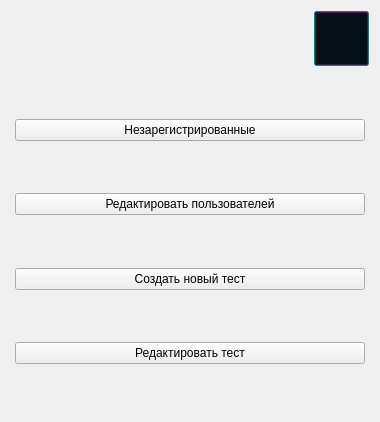
<?xml version="1.0" encoding="UTF-8"?>
<ui version="4.0">
 <class>Admin</class>
 <widget class="QDialog" name="Admin">
  <property name="geometry">
   <rect>
    <x>0</x>
    <y>0</y>
    <width>380</width>
    <height>422</height>
   </rect>
  </property>
  <property name="windowTitle">
   <string>Dialog</string>
  </property>
  <layout class="QVBoxLayout" name="verticalLayout">
   <item>
    <layout class="QHBoxLayout" name="horizontalLayout">
     <item>
      <spacer name="horizontalSpacer_6">
       <property name="orientation">
        <enum>Qt::Horizontal</enum>
       </property>
       <property name="sizeHint" stdset="0">
        <size>
         <width>40</width>
         <height>20</height>
        </size>
       </property>
      </spacer>
     </item>
     <item>
      <widget class="QPushButton" name="pushButton">
       <property name="sizePolicy">
        <sizepolicy hsizetype="Fixed" vsizetype="Fixed">
         <horstretch>0</horstretch>
         <verstretch>0</verstretch>
        </sizepolicy>
       </property>
       <property name="minimumSize">
        <size>
         <width>55</width>
         <height>55</height>
        </size>
       </property>
       <property name="styleSheet">
        <string notr="true">image: url(:/icons/res/cross.png);
background: transparent;</string>
       </property>
       <property name="text">
        <string/>
       </property>
      </widget>
     </item>
    </layout>
   </item>
   <item>
    <spacer name="verticalSpacer">
     <property name="orientation">
      <enum>Qt::Vertical</enum>
     </property>
     <property name="sizeHint" stdset="0">
      <size>
       <width>20</width>
       <height>40</height>
      </size>
     </property>
    </spacer>
   </item>
   <item>
    <layout class="QHBoxLayout" name="horizontalLayout_2">
     <property name="topMargin">
      <number>0</number>
     </property>
     <item>
      <widget class="QPushButton" name="pushButton_2">
       <property name="sizePolicy">
        <sizepolicy hsizetype="Fixed" vsizetype="Fixed">
         <horstretch>0</horstretch>
         <verstretch>0</verstretch>
        </sizepolicy>
       </property>
       <property name="minimumSize">
        <size>
         <width>350</width>
         <height>0</height>
        </size>
       </property>
       <property name="maximumSize">
        <size>
         <width>350</width>
         <height>16777215</height>
        </size>
       </property>
       <property name="layoutDirection">
        <enum>Qt::LeftToRight</enum>
       </property>
       <property name="text">
        <string>Незарегистрированные</string>
       </property>
      </widget>
     </item>
    </layout>
   </item>
   <item>
    <spacer name="verticalSpacer_4">
     <property name="orientation">
      <enum>Qt::Vertical</enum>
     </property>
     <property name="sizeHint" stdset="0">
      <size>
       <width>20</width>
       <height>40</height>
      </size>
     </property>
    </spacer>
   </item>
   <item>
    <layout class="QHBoxLayout" name="horizontalLayout_3">
     <property name="topMargin">
      <number>0</number>
     </property>
     <item>
      <widget class="QPushButton" name="pushButton_5">
       <property name="sizePolicy">
        <sizepolicy hsizetype="Fixed" vsizetype="Fixed">
         <horstretch>0</horstretch>
         <verstretch>0</verstretch>
        </sizepolicy>
       </property>
       <property name="minimumSize">
        <size>
         <width>350</width>
         <height>0</height>
        </size>
       </property>
       <property name="maximumSize">
        <size>
         <width>350</width>
         <height>16777215</height>
        </size>
       </property>
       <property name="text">
        <string>Редактировать пользователей</string>
       </property>
      </widget>
     </item>
    </layout>
   </item>
   <item>
    <spacer name="verticalSpacer_3">
     <property name="orientation">
      <enum>Qt::Vertical</enum>
     </property>
     <property name="sizeHint" stdset="0">
      <size>
       <width>20</width>
       <height>40</height>
      </size>
     </property>
    </spacer>
   </item>
   <item>
    <layout class="QHBoxLayout" name="horizontalLayout_4">
     <property name="topMargin">
      <number>0</number>
     </property>
     <item>
      <widget class="QPushButton" name="pushButton_4">
       <property name="sizePolicy">
        <sizepolicy hsizetype="Fixed" vsizetype="Fixed">
         <horstretch>0</horstretch>
         <verstretch>0</verstretch>
        </sizepolicy>
       </property>
       <property name="minimumSize">
        <size>
         <width>350</width>
         <height>0</height>
        </size>
       </property>
       <property name="maximumSize">
        <size>
         <width>350</width>
         <height>16777215</height>
        </size>
       </property>
       <property name="text">
        <string>Создать новый тест</string>
       </property>
      </widget>
     </item>
    </layout>
   </item>
   <item>
    <spacer name="verticalSpacer_2">
     <property name="orientation">
      <enum>Qt::Vertical</enum>
     </property>
     <property name="sizeHint" stdset="0">
      <size>
       <width>20</width>
       <height>40</height>
      </size>
     </property>
    </spacer>
   </item>
   <item>
    <layout class="QHBoxLayout" name="horizontalLayout_5">
     <property name="topMargin">
      <number>0</number>
     </property>
     <item>
      <widget class="QPushButton" name="pushButton_6">
       <property name="sizePolicy">
        <sizepolicy hsizetype="Fixed" vsizetype="Fixed">
         <horstretch>0</horstretch>
         <verstretch>0</verstretch>
        </sizepolicy>
       </property>
       <property name="minimumSize">
        <size>
         <width>350</width>
         <height>0</height>
        </size>
       </property>
       <property name="maximumSize">
        <size>
         <width>350</width>
         <height>16777215</height>
        </size>
       </property>
       <property name="text">
        <string>Редактировать тест</string>
       </property>
      </widget>
     </item>
    </layout>
   </item>
   <item>
    <spacer name="verticalSpacer_5">
     <property name="orientation">
      <enum>Qt::Vertical</enum>
     </property>
     <property name="sizeHint" stdset="0">
      <size>
       <width>20</width>
       <height>40</height>
      </size>
     </property>
    </spacer>
   </item>
  </layout>
 </widget>
 <resources/>
 <connections/>
</ui>
